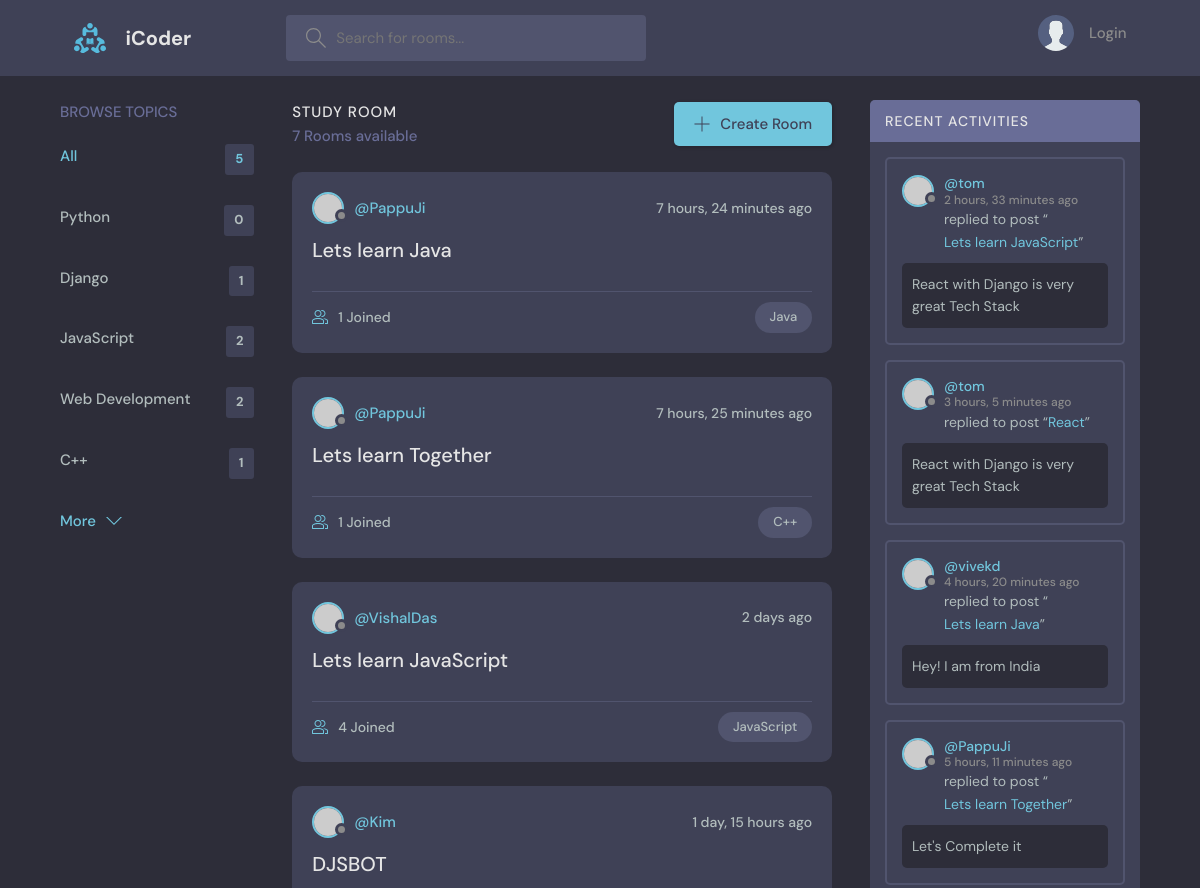
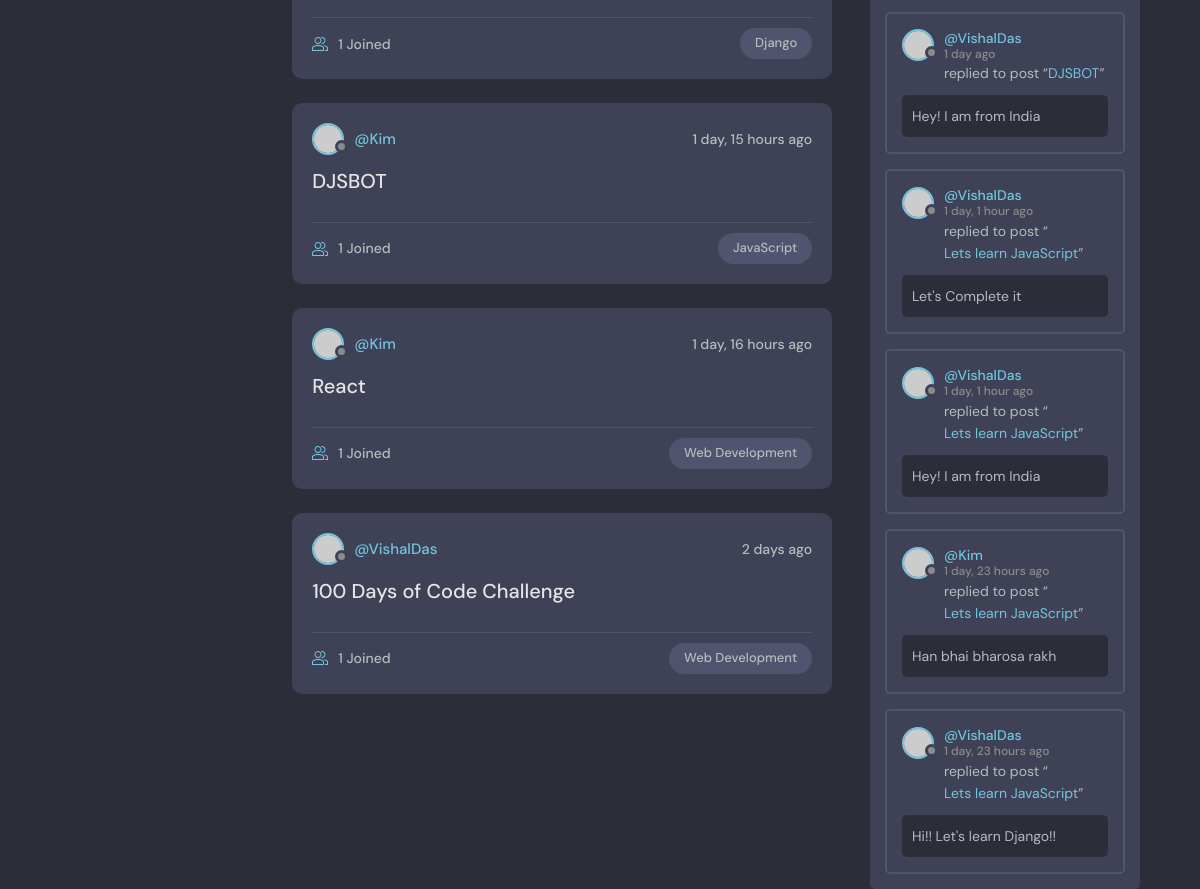
The page / on the database its author committed (2 pictures, top to bottom).
### base/models.py (models this page shows, shortened)
class Topic(models.Model):
    name = models.CharField(max_length=200)

class Room(models.Model):
    host=models.ForeignKey(User,on_delete=SET_NULL,null=True)
    topic=models.ForeignKey(Topic,on_delete=SET_NULL,null=True) #Two important notes
    name = models.CharField(max_length=200)
    description = models.TextField(null=True,blank=True) #null is true of for example a user make a room and don't want to add some description at that point so that true will allow to do so
    participants = models.ManyToManyField(User,related_name='participants',blank=True)
    updated = models.DateTimeField(auto_now=True)
    created = models.DateTimeField(auto_now_add=True)
    class Meta:
        ordering = ['-updated','-created']
    def __str__(self):
        return self.name

class Message(models.Model):
    user=models.ForeignKey(User,on_delete=CASCADE)
    room = models.ForeignKey(Room , on_delete=models.CASCADE)
    body = models.TextField()
    updated = models.DateTimeField(auto_now=True)
    created = models.DateTimeField(auto_now_add=True)
    class Meta:
        ordering = ['-updated','-created']
    def __str__(self):
        return self.body[0:50]

### base/views.py (the view)
# urls.py: 2. Add a URL to urlpatterns:  path('', views.home, name='home')
def home(request):
    q = request.GET.get('q') if request.GET.get('q')!=None else ''
    rooms = Room.objects.filter(
        Q(topic__name__icontains=q) |
        Q(name__icontains=q) |
        Q(description__icontains=q)
        ) #i makes it case sensitive
    room_count = rooms.count()
    topics = Topic.objects.all()[0:5]
    room_messages = Message.objects.filter(Q(room__topic__name__icontains=q))
    context = {'rooms':rooms,'topics':topics,'room_count':room_count,'room_messages':room_messages}
    return render(request,'base/home.html',context) #Basically 'rooms' means how we want to access it and rooms is the array of items containing the matter

### base/templates/base/home.html (shortened to what this page needs)
{%extends 'main.html'%}
{%block content%}
    <main class="layout layout--3">
      <div class="container">
        {%include 'base/topic_component.html'%}
        <div class="roomList">
          <div class="roomList__header">
            <div>
              <h2>Study Room</h2>
              <p>{{room_count}} Rooms available</p>
            </div>
            <a class="btn btn--main" href="{%url 'create-room' %}">
              <svg version="1.1" xmlns="http://www.w3.org/2000/svg" width="32" height="32" viewBox="0 0 32 32">
                <title>add</title>
                <path
                  d="M16.943 0.943h-1.885v14.115h-14.115v1.885h14.115v14.115h1.885v-14.115h14.115v-1.885h-14.115v-14.115z"
                ></path>
              </svg>
              Create Room
            </a>
          </div>
          {%include 'base/feed_component.html' %}
        </div>
        {%include 'base/activity_component.html'%}
      </div>
    </main>
{%endblock%}

### base/templates/base/topic_component.html
<div class="topics">
  <div class="topics__header">
    <h2>Browse Topics</h2>
  </div>
  <ul class="topics__list">
    <li>
      <a href="{%url 'home'%}" class="active">All <span>{{topics.count}}</span></a>
    </li>
    {%for topic in topics %}
    <li>
      <a href="{% url 'home' %}?q={{topic.name}}">{{topic.name}}<span>{{topic.room_set.all.count}}</span></a>
    </li>
    {%endfor%}
  </ul>
  <a class="btn btn--link" href="{%url 'topics'%}">
    More
    <svg version="1.1" xmlns="http://www.w3.org/2000/svg" width="32" height="32" viewBox="0 0 32 32">
      <title>chevron-down</title>
      <path d="M16 21l-13-13h-3l16 16 16-16h-3l-13 13z"></path>
    </svg>
  </a>
</div>

### base/templates/base/feed_component.html (shortened to what this page needs)
{%for room in rooms%}
<div class="roomListRoom">
  <div class="roomListRoom__header">
    <a href="{%url 'user-profile' room.host.id %}" class="roomListRoom__author">
      <div class="avatar avatar--small">
        <img src="https://randomuser.me/api/portraits/women/11.jpg" />
      </div>
      <span>@{{room.host.username}}</span>
    </a>
    <div class="roomListRoom__actions">
      <span>{{room.created|timesince}} ago</span>
    </div>
  </div>
  <div class="roomListRoom__content">
    <a href="{%url 'room' room.id %}">{{room.name}}</a>
  </div>
  <div class="roomListRoom__meta">
    <a href="{%url 'room' room.id %}" class="roomListRoom__joined">
      {{room.participants.all.count}} Joined
    </a>
    <p class="roomListRoom__topic">{{room.topic.name}}</p>
  </div>
</div>
{%endfor%}

### base/templates/base/activity_component.html (shortened to what this page needs)
<div class="activities">
  <div class="activities__header">
    <h2>Recent Activities</h2>
  </div>
  {%for message in room_messages%}
  <div class="activities__box">
    <div class="activities__boxHeader roomListRoom__header">
      <a href="{%url 'user-profile' message.user.id %}" class="roomListRoom__author">
        <div class="avatar avatar--small">
          <img src="https://randomuser.me/api/portraits/women/11.jpg" />
        </div>
        <p>
          @{{message.user}}
          <span>{{message.created|timesince}} ago</span>
        </p>
      </a>
    </div>
    <div class="activities__boxContent">
      <p>replied to post “<a href="{%url 'room' message.room.id %}">{{message.room}}</a>”</p>
      <div class="activities__boxRoomContent">
        {{message.body}}
      </div>
    </div>
  </div>
  {%endfor%}
</div>

### rows shown on the page
Topic: name "Python", room_set.all.count "0"
Topic: name "Django", room_set.all.count "1"
Topic: name "JavaScript", room_set.all.count "2"
Topic: name "Web Development", room_set.all.count "2"
Topic: name "C++", room_set.all.count "1"
Room: host.username "PappuJi", created "7 hours, 24 minutes", name "Lets learn Java", participants.all.count "1", topic.name "Java"
Room: host.username "PappuJi", created "7 hours, 25 minutes", name "Lets learn Together", participants.all.count "1", topic.name "C++"
Room: host.username "VishalDas", created "2 days", name "Lets learn JavaScript", participants.all.count "4", topic.name "JavaScript"
Room: host.username "Kim", created "1 day, 15 hours", name "DJSBOT", participants.all.count "1", topic.name "Django"
Room: host.username "Kim", created "1 day, 15 hours", name "DJSBOT", participants.all.count "1", topic.name "JavaScript"
Room: host.username "Kim", created "1 day, 16 hours", name "React", participants.all.count "1", topic.name "Web Development"
Room: host.username "VishalDas", created "2 days", name "100 Days of Code Challenge", participants.all.count "1", topic.name "Web Development"
Message: user "tom", created "2 hours, 33 minutes", room "Lets learn JavaScript", body "React with Django is very great Tech Stack"
Message: user "tom", created "3 hours, 5 minutes", room "React", body "React with Django is very great Tech Stack"
Message: user "vivekd", created "4 hours, 20 minutes", room "Lets learn Java", body "Hey! I am from India"
Message: user "PappuJi", created "5 hours, 11 minutes", room "Lets learn Together", body "Let's Complete it"
Message: user "VishalDas", created "1 day", room "DJSBOT", body "Hey! I am from India"
Message: user "VishalDas", created "1 day, 1 hour", room "Lets learn JavaScript", body "Let's Complete it"
Message: user "VishalDas", created "1 day, 1 hour", room "Lets learn JavaScript", body "Hey! I am from India"
Message: user "Kim", created "1 day, 23 hours", room "Lets learn JavaScript", body "Han bhai bharosa rakh"
Message: user "VishalDas", created "1 day, 23 hours", room "Lets learn JavaScript", body "Hi!! Let's learn Django!!"

### other values the page prints
{{ topics.count }} "5"
{{ room_count }} "7"
